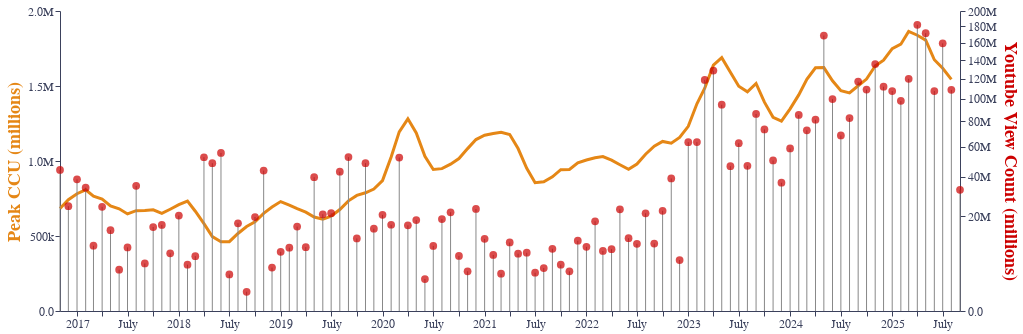

Notebook code cell kept with this figure:
### Code cell
# ----- YouTube -----
yt = youtube_cs_data.copy()
START = pd.Timestamp('2016-11-01')
yt = yt[yt['month'] >= START]

yt_base = alt.Chart(yt).encode(x=alt.X('month:T', title=None))

# stems lives here (YouTube)
yt_sticks = yt_base.mark_rule(strokeWidth=1, color='#888').encode(
    y=alt.Y('zero:Q',
            axis=alt.Axis(orient='right', title="Youtube View Count (millions)", titleColor='#cc0000', titleFontSize=18,
                          format='.2s', tickCount=7, labelFontSize=12),
            scale=alt.Scale(type='sqrt')),
    y2=alt.Y2('viewCount:Q')
).transform_calculate(zero='0')

# No axis on points (uses same scale but doesn’t draw an axis)
yt_points = yt_base.mark_point(filled=True, size=60, color='#cc0000').encode(
    y=alt.Y('viewCount:Q', axis=None, scale=alt.Scale(type='sqrt')),
    tooltip=[
        alt.Tooltip('month:T', title='Date'),
        alt.Tooltip('viewCount:Q', title='Views', format=','),
        alt.Tooltip('likeCount:Q', title='Likes', format=','),
        alt.Tooltip('commentCount:Q', title='Comments', format=',')
    ]
)

# ----- Counter-Strike -----
cs = cs_merged_data[['month', 'peak']].rename(columns={'peak': 'cs_players'}).copy()
cs = cs[cs['month'] >= START]

SMOOTH = 3
if SMOOTH > 1:
    cs['cs_players_s'] = cs['cs_players'].rolling(SMOOTH, min_periods=1, center=True).mean()
    y_cs = 'cs_players_s'
else:
    y_cs = 'cs_players'

# RIGHT axis lives here (Players)
cs_line = alt.Chart(cs).mark_line(strokeWidth=3, color='#E58716').encode(
    x=alt.X('month:T', axis=alt.Axis(grid=False, labelFontSize=12)),
    y=alt.Y(f'{y_cs}:Q',
            axis=alt.Axis(orient='left', title="Peak CCU (millions)",
                          titleColor='#E58716', titleFontSize=18, format='.2s', tickCount=6, labelFontSize=12, grid=False))
)

chart_youtube = (
    alt.layer(cs_line, yt_sticks, yt_points)
      .resolve_scale(y='independent')
      .properties(width=900, height=300)
      .configure(
          background='white',
          padding=5
      )
      .configure_view(
          strokeWidth=0,
          fill='white'
      )
      .configure_axis(
          grid=False,
          labelColor='#3b415c',
          domainColor='#3b415c',
          tickColor='#3b415c'
      )
      .configure_title(color='black')
)

chart_youtube

### Figure 1 — Vega-Lite specification as saved in the notebook (floating-point values rounded to 4 significant figures)
{"$schema": "https://vega.github.io/schema/vega-lite/v5.20.1.json", "config": {"axis": {"domainColor": "#3b415c", "grid": false, "labelColor": "#3b415c", "tickColor": "#3b415c"}, "background": "white", "padding": 5, "title": {"color": "black"}, "view": {"continuousHeight": 300, "continuousWidth": 300, "fill": "white", "strokeWidth": 0}}, "datasets": {"data-80fbc6878557cb1ca4d73ac71f39fd84": [{"commentCount": 21510, "favoriteCount": 0, "likeCount": 738624, "month": "2016-11-01T00:00:00", "viewCount": 44191608}, {"commentCount": 21214, "favoriteCount": 0, "likeCount": 296431, "month": "2016-12-01T00:00:00", "viewCount": 24417765}, {"commentCount": 23410, "favoriteCount": 0, "likeCount": 544009, "month": "2017-01-01T00:00:00", "viewCount": 38548418}, {"commentCount": 13491, "favoriteCount": 0, "likeCount": 417451, "month": "2017-02-01T00:00:00", "viewCount": 33774463}, {"commentCount": 10561, "favoriteCount": 0, "likeCount": 237286, "month": "2017-03-01T00:00:00", "viewCount": 9465118}, {"commentCount": 9268, "favoriteCount": 0, "likeCount": 171985, "month": "2017-04-01T00:00:00", "viewCount": 24126412}, {"commentCount": 17627, "favoriteCount": 0, "likeCount": 180121, "month": "2017-05-01T00:00:00", "viewCount": 14520871}, {"commentCount": 8799, "favoriteCount": 0, "likeCount": 193773, "month": "2017-06-01T00:00:00", "viewCount": 3797489}, {"commentCount": 14822, "favoriteCount": 0, "likeCount": 189008, "month": "2017-07-01T00:00:00", "viewCount": 8991317}, {"commentCount": 27124, "favoriteCount": 0, "likeCount": 603429, "month": "2017-08-01T00:00:00", "viewCount": 34827963}, {"commentCount": 9913, "favoriteCount": 0, "likeCount": 76243, "month": "2017-09-01T00:00:00", "viewCount": 5023939}, {"commentCount": 15779, "favoriteCount": 0, "likeCount": 192950, "month": "2017-10-01T00:00:00", "viewCount": 15677146}, {"commentCount": 18186, "favoriteCount": 0, "likeCount": 409901, "month": "2017-11-01T00:00:00", "viewCount": 16473084}, {"commentCount": 11884, "favoriteCount": 0, "likeCount": 115699, "month": "2017-12-01T00:00:00", "viewCount": 7403088}, {"commentCount": 20164, "favoriteCount": 0, "likeCount": 422053, "month": "2018-01-01T00:00:00", "viewCount": 20227943}, {"commentCount": 10821, "favoriteCount": 0, "likeCount": 100671, "month": "2018-02-01T00:00:00", "viewCount": 4773316}, {"commentCount": 9992, "favoriteCount": 0, "likeCount": 128121, "month": "2018-03-01T00:00:00", "viewCount": 6681056}, {"commentCount": 26416, "favoriteCount": 0, "likeCount": 757331, "month": "2018-04-01T00:00:00", "viewCount": 52530015}, {"commentCount": 22421, "favoriteCount": 0, "likeCount": 825840, "month": "2018-05-01T00:00:00", "viewCount": 48526304}, {"commentCount": 11471, "favoriteCount": 0, "likeCount": 489806, "month": "2018-06-01T00:00:00", "viewCount": 55513661}, {"commentCount": 5815, "favoriteCount": 0, "likeCount": 67279, "month": "2018-07-01T00:00:00", "viewCount": 2964785}, {"commentCount": 20742, "favoriteCount": 0, "likeCount": 281104, "month": "2018-08-01T00:00:00", "viewCount": 17108328}, {"commentCount": 2497, "favoriteCount": 0, "likeCount": 17326, "month": "2018-09-01T00:00:00", "viewCount": 822816}, {"commentCount": 18579, "favoriteCount": 0, "likeCount": 257666, "month": "2018-10-01T00:00:00", "viewCount": 19632217}, {"commentCount": 77683, "favoriteCount": 0, "likeCount": 1114273, "month": "2018-11-01T00:00:00", "viewCount": 43796079}, {"commentCount": 9318, "favoriteCount": 0, "likeCount": 128677, "month": "2018-12-01T00:00:00", "viewCount": 4192299}, {"commentCount": 8340, "favoriteCount": 0, "likeCount": 103648, "month": "2019-01-01T00:00:00", "viewCount": 7797941}, {"commentCount": 11547, "favoriteCount": 0, "likeCount": 260974, "month": "2019-02-01T00:00:00", "viewCount": 8897700}, {"commentCount": 8143, "favoriteCount": 0, "likeCount": 142354, "month": "2019-03-01T00:00:00", "viewCount": 15821046}, {"commentCount": 19887, "favoriteCount": 0, "likeCount": 314224, "month": "2019-04-01T00:00:00", "viewCount": 9058245}, {"commentCount": 17851, "favoriteCount": 0, "likeCount": 634672, "month": "2019-05-01T00:00:00", "viewCount": 39791010}, {"commentCount": 23875, "favoriteCount": 0, "likeCount": 565614, "month": "2019-06-01T00:00:00", "viewCount": 20781995}, {"commentCount": 19957, "favoriteCount": 0, "likeCount": 528929, "month": "2019-07-01T00:00:00", "viewCount": 21247781}, {"commentCount": 39699, "favoriteCount": 0, "likeCount": 1398732, "month": "2019-08-01T00:00:00", "viewCount": 43137256}, {"commentCount": 10589, "favoriteCount": 0, "likeCount": 458690, "month": "2019-09-01T00:00:00", "viewCount": 52619174}, {"commentCount": 11060, "favoriteCount": 0, "likeCount": 210622, "month": "2019-10-01T00:00:00", "viewCount": 11704409}, {"commentCount": 20989, "favoriteCount": 0, "likeCount": 480996, "month": "2019-11-01T00:00:00", "viewCount": 48555412}, {"commentCount": 9909, "favoriteCount": 0, "likeCount": 256999, "month": "2019-12-01T00:00:00", "viewCount": 15067596}, {"commentCount": 25951, "favoriteCount": 0, "likeCount": 698331, "month": "2020-01-01T00:00:00", "viewCount": 20546454}, {"commentCount": 17505, "favoriteCount": 0, "likeCount": 382673, "month": "2020-02-01T00:00:00", "viewCount": 16531507}, {"commentCount": 27474, "favoriteCount": 0, "likeCount": 980708, "month": "2020-03-01T00:00:00", "viewCount": 52346362}, {"commentCount": 22876, "favoriteCount": 0, "likeCount": 536751, "month": "2020-04-01T00:00:00", "viewCount": 16302139}, {"commentCount": 16341, "favoriteCount": 0, "likeCount": 367158, "month": "2020-05-01T00:00:00", "viewCount": 18362604}, {"commentCount": 7190, "favoriteCount": 0, "likeCount": 51109, "month": "2020-06-01T00:00:00", "viewCount": 2274130}, {"commentCount": 14047, "favoriteCount": 0, "likeCount": 507101, "month": "2020-07-01T00:00:00", "viewCount": 9422260}, {"commentCount": 35148, "favoriteCount": 0, "likeCount": 578661, "month": "2020-08-01T00:00:00", "viewCount": 18786311}, {"commentCount": 19086, "favoriteCount": 0, "likeCount": 430653, "month": "2020-09-01T00:00:00", "viewCount": 21668669}, {"commentCount": 9224, "favoriteCount": 0, "likeCount": 181241, "month": "2020-10-01T00:00:00", "viewCount": 6752416}, {"commentCount": 9102, "favoriteCount": 0, "likeCount": 139947, "month": "2020-11-01T00:00:00", "viewCount": 3499404}, {"commentCount": 55667, "favoriteCount": 0, "likeCount": 977054, "month": "2020-12-01T00:00:00", "viewCount": 23128706}, {"commentCount": 15447, "favoriteCount": 0, "likeCount": 229408, "month": "2021-01-01T00:00:00", "viewCount": 11562830}, {"commentCount": 11361, "favoriteCount": 0, "likeCount": 179642, "month": "2021-02-01T00:00:00", "viewCount": 6976256}, {"commentCount": 8784, "favoriteCount": 0, "likeCount": 98824, "month": "2021-03-01T00:00:00", "viewCount": 3086472}, {"commentCount": 30156, "favoriteCount": 0, "likeCount": 417630, "month": "2021-04-01T00:00:00", "viewCount": 10430508}, {"commentCount": 9436, "favoriteCount": 0, "likeCount": 207008, "month": "2021-05-01T00:00:00", "viewCount": 7307255}, {"commentCount": 15592, "favoriteCount": 0, "likeCount": 255961, "month": "2021-06-01T00:00:00", "viewCount": 7542215}, {"commentCount": 6431, "favoriteCount": 0, "likeCount": 114535, "month": "2021-07-01T00:00:00", "viewCount": 3258535}, {"commentCount": 7016, "favoriteCount": 0, "likeCount": 172861, "month": "2021-08-01T00:00:00", "viewCount": 4094505}, {"commentCount": 14201, "favoriteCount": 0, "likeCount": 431622, "month": "2021-09-01T00:00:00", "viewCount": 8603503}, {"commentCount": 18352, "favoriteCount": 0, "likeCount": 185208, "month": "2021-10-01T00:00:00", "viewCount": 4760216}, {"commentCount": 8690, "favoriteCount": 0, "likeCount": 134859, "month": "2021-11-01T00:00:00", "viewCount": 3502377}, {"commentCount": 14240, "favoriteCount": 0, "likeCount": 367830, "month": "2021-12-01T00:00:00", "viewCount": 10980038}, {"commentCount": 4490, "favoriteCount": 0, "likeCount": 309935, "month": "2022-01-01T00:00:00", "viewCount": 9150017}, {"commentCount": 16946, "favoriteCount": 0, "likeCount": 399641, "month": "2022-02-01T00:00:00", "viewCount": 17895956}, {"commentCount": 7815, "favoriteCount": 0, "likeCount": 176522, "month": "2022-03-01T00:00:00", "viewCount": 8005852}, {"commentCount": 9828, "favoriteCount": 0, "likeCount": 180865, "month": "2022-04-01T00:00:00", "viewCount": 8500100}, {"commentCount": 29716, "favoriteCount": 0, "likeCount": 729312, "month": "2022-05-01T00:00:00", "viewCount": 22970472}, {"commentCount": 14643, "favoriteCount": 0, "likeCount": 315494, "month": "2022-06-01T00:00:00", "viewCount": 11775763}, {"commentCount": 10297, "favoriteCount": 0, "likeCount": 314830, "month": "2022-07-01T00:00:00", "viewCount": 10032697}, {"commentCount": 21070, "favoriteCount": 0, "likeCount": 759304, "month": "2022-08-01T00:00:00", "viewCount": 21219787}, {"commentCount": 12660, "favoriteCount": 0, "likeCount": 205204, "month": "2022-09-01T00:00:00", "viewCount": 10117274}, {"commentCount": 10948, "favoriteCount": 0, "likeCount": 789400, "month": "2022-10-01T00:00:00", "viewCount": 22318119}, {"commentCount": 19116, "favoriteCount": 0, "likeCount": 1498931, "month": "2022-11-01T00:00:00", "viewCount": 39049892}, {"commentCount": 8966, "favoriteCount": 0, "likeCount": 200926, "month": "2022-12-01T00:00:00", "viewCount": 5776688}, {"commentCount": 16344, "favoriteCount": 0, "likeCount": 1844902, "month": "2023-01-01T00:00:00", "viewCount": 63343813}, {"commentCount": 13921, "favoriteCount": 0, "likeCount": 2420057, "month": "2023-02-01T00:00:00", "viewCount": 63405916}, {"commentCount": 103116, "favoriteCount": 0, "likeCount": 4481139, "month": "2023-03-01T00:00:00", "viewCount": 118689665}, {"commentCount": 61548, "favoriteCount": 0, "likeCount": 4546732, "month": "2023-04-01T00:00:00", "viewCount": 128491828}, {"commentCount": 62122, "favoriteCount": 0, "likeCount": 4465075, "month": "2023-05-01T00:00:00", "viewCount": 94564627}, {"commentCount": 29939, "favoriteCount": 0, "likeCount": 1708750, "month": "2023-06-01T00:00:00", "viewCount": 46617534}, {"commentCount": 34878, "favoriteCount": 0, "likeCount": 2779357, "month": "2023-07-01T00:00:00", "viewCount": 62585348}, {"commentCount": 45032, "favoriteCount": 0, "likeCount": 1806884, "month": "2023-08-01T00:00:00", "viewCount": 46867957}, {"commentCount": 67688, "favoriteCount": 0, "likeCount": 3307421, "month": "2023-09-01T00:00:00", "viewCount": 86273428}, {"commentCount": 44600, "favoriteCount": 0, "likeCount": 2768560, "month": "2023-10-01T00:00:00", "viewCount": 73249793}, {"commentCount": 34830, "favoriteCount": 0, "likeCount": 1759134, "month": "2023-11-01T00:00:00", "viewCount": 50365113}, {"commentCount": 27880, "favoriteCount": 0, "likeCount": 1335738, "month": "2023-12-01T00:00:00", "viewCount": 36552514}, {"commentCount": 22108, "favoriteCount": 0, "likeCount": 2461726, "month": "2024-01-01T00:00:00", "viewCount": 58688688}, {"commentCount": 56010, "favoriteCount": 0, "likeCount": 3722426, "month": "2024-02-01T00:00:00", "viewCount": 85435032}, {"commentCount": 31533, "favoriteCount": 0, "likeCount": 3031818, "month": "2024-03-01T00:00:00", "viewCount": 72571954}, {"commentCount": 37579, "favoriteCount": 0, "likeCount": 3022190, "month": "2024-04-01T00:00:00", "viewCount": 81300471}, {"commentCount": 63958, "favoriteCount": 0, "likeCount": 6973932, "month": "2024-05-01T00:00:00", "viewCount": 168644932}, {"commentCount": 42169, "favoriteCount": 0, "likeCount": 4113237, "month": "2024-06-01T00:00:00", "viewCount": 99808834}, {"commentCount": 36570, "favoriteCount": 0, "likeCount": 3032979, "month": "2024-07-01T00:00:00", "viewCount": 68499861}, {"commentCount": 31342, "favoriteCount": 0, "likeCount": 2757785, "month": "2024-08-01T00:00:00", "viewCount": 82760390}, {"commentCount": 32882, "favoriteCount": 0, "likeCount": 3963476, "month": "2024-09-01T00:00:00", "viewCount": 116934221}, {"commentCount": 23158, "favoriteCount": 0, "likeCount": 3488309, "month": "2024-10-01T00:00:00", "viewCount": 108948505}, {"commentCount": 78044, "favoriteCount": 0, "likeCount": 4772002, "month": "2024-11-01T00:00:00", "viewCount": 135479873}, {"commentCount": 48156, "favoriteCount": 0, "likeCount": 4936534, "month": "2024-12-01T00:00:00", "viewCount": 111823144}, {"commentCount": 35213, "favoriteCount": 0, "likeCount": 4309761, "month": "2025-01-01T00:00:00", "viewCount": 107546194}, {"commentCount": 30939, "favoriteCount": 0, "likeCount": 3172351, "month": "2025-02-01T00:00:00", "viewCount": 98131565}, {"commentCount": 50417, "favoriteCount": 0, "likeCount": 1699037, "month": "2025-03-01T00:00:00", "viewCount": 119838350}, {"commentCount": 29593, "favoriteCount": 0, "likeCount": 4107190, "month": "2025-04-01T00:00:00", "viewCount": 182055498}, {"commentCount": 46085, "favoriteCount": 0, "likeCount": 3927790, "month": "2025-05-01T00:00:00", "viewCount": 171480378}, {"commentCount": 45564, "favoriteCount": 0, "likeCount": 2346074, "month": "2025-06-01T00:00:00", "viewCount": 107472429}, {"commentCount": 26922, "favoriteCount": 0, "likeCount": 3285774, "month": "2025-07-01T00:00:00", "viewCount": 159199830}, {"commentCount": 18508, "favoriteCount": 0, "likeCount": 2352643, "month": "2025-08-01T00:00:00", "viewCount": 108662434}, {"commentCount": 10305, "favoriteCount": 0, "likeCount": 865947, "month": "2025-09-01T00:00:00", "viewCount": 32657495}], "data-a443fdd896fc54816ddc830abb8f5195": [{"cs_players": 664428, "cs_players_s": 683327, "month": "2016-11-01T00:00:00"}, {"cs_players": 702226, "cs_players_s": 741557, "month": "2016-12-01T00:00:00"}, {"cs_players": 858017, "cs_players_s": 781862, "month": "2017-01-01T00:00:00"}, {"cs_players": 785343, "cs_players_s": 808100.0, "month": "2017-02-01T00:00:00"}, {"cs_players": 780831, "cs_players_s": 764900.0, "month": "2017-03-01T00:00:00"}, {"cs_players": 728537, "cs_players_s": 746200.0, "month": "2017-04-01T00:00:00"}, {"cs_players": 729279, "cs_players_s": 700804, "month": "2017-05-01T00:00:00"}, {"cs_players": 644596, "cs_players_s": 681412, "month": "2017-06-01T00:00:00"}, {"cs_players": 670361, "cs_players_s": 647000.0, "month": "2017-07-01T00:00:00"}, {"cs_players": 626044, "cs_players_s": 668600.0, "month": "2017-08-01T00:00:00"}, {"cs_players": 709468, "cs_players_s": 670100.0, "month": "2017-09-01T00:00:00"}, {"cs_players": 674835, "cs_players_s": 674200.0, "month": "2017-10-01T00:00:00"}, {"cs_players": 638295, "cs_players_s": 650552, "month": "2017-11-01T00:00:00"}, {"cs_players": 638526, "cs_players_s": 678500.0, "month": "2017-12-01T00:00:00"}, {"cs_players": 758776, "cs_players_s": 708700.0, "month": "2018-01-01T00:00:00"}, {"cs_players": 728848, "cs_players_s": 732800.0, "month": "2018-02-01T00:00:00"}, {"cs_players": 710912, "cs_players_s": 665300.0, "month": "2018-03-01T00:00:00"}, {"cs_players": 556019, "cs_players_s": 582800.0, "month": "2018-04-01T00:00:00"}, {"cs_players": 481392, "cs_players_s": 495600.0, "month": "2018-05-01T00:00:00"}, {"cs_players": 449409, "cs_players_s": 462159, "month": "2018-06-01T00:00:00"}, {"cs_players": 455676, "cs_players_s": 462277, "month": "2018-07-01T00:00:00"}, {"cs_players": 481746, "cs_players_s": 516800.0, "month": "2018-08-01T00:00:00"}, {"cs_players": 612880, "cs_players_s": 562913, "month": "2018-09-01T00:00:00"}, {"cs_players": 594113, "cs_players_s": 594427, "month": "2018-10-01T00:00:00"}, {"cs_players": 576288, "cs_players_s": 650600.0, "month": "2018-11-01T00:00:00"}, {"cs_players": 781335, "cs_players_s": 692626, "month": "2018-12-01T00:00:00"}, {"cs_players": 720255, "cs_players_s": 729431, "month": "2019-01-01T00:00:00"}, {"cs_players": 686703, "cs_players_s": 706231, "month": "2019-02-01T00:00:00"}, {"cs_players": 711735, "cs_players_s": 682100.0, "month": "2019-03-01T00:00:00"}, {"cs_players": 647906, "cs_players_s": 658900.0, "month": "2019-04-01T00:00:00"}, {"cs_players": 616941, "cs_players_s": 626500.0, "month": "2019-05-01T00:00:00"}, {"cs_players": 614513, "cs_players_s": 611420, "month": "2019-06-01T00:00:00"}, {"cs_players": 602806, "cs_players_s": 632737, "month": "2019-07-01T00:00:00"}, {"cs_players": 680892, "cs_players_s": 676400.0, "month": "2019-08-01T00:00:00"}, {"cs_players": 745425, "cs_players_s": 734356, "month": "2019-09-01T00:00:00"}, {"cs_players": 776751, "cs_players_s": 770500.0, "month": "2019-10-01T00:00:00"}, {"cs_players": 789463, "cs_players_s": 788326, "month": "2019-11-01T00:00:00"}, {"cs_players": 798764, "cs_players_s": 812900.0, "month": "2019-12-01T00:00:00"}, {"cs_players": 850328, "cs_players_s": 869400.0, "month": "2020-01-01T00:00:00"}, {"cs_players": 959235, "cs_players_s": 1026479, "month": "2020-02-01T00:00:00"}, {"cs_players": 1269874, "cs_players_s": 1194000.0, "month": "2020-03-01T00:00:00"}, {"cs_players": 1354060, "cs_players_s": 1281000.0, "month": "2020-04-01T00:00:00"}, {"cs_players": 1220085, "cs_players_s": 1187000.0, "month": "2020-05-01T00:00:00"}, {"cs_players": 986980, "cs_players_s": 1032000.0, "month": "2020-06-01T00:00:00"}, {"cs_players": 887871, "cs_players_s": 943600.0, "month": "2020-07-01T00:00:00"}, {"cs_players": 955869, "cs_players_s": 949165, "month": "2020-08-01T00:00:00"}, {"cs_players": 1003755, "cs_players_s": 978900.0, "month": "2020-09-01T00:00:00"}, {"cs_players": 977120, "cs_players_s": 1017000.0, "month": "2020-10-01T00:00:00"}, {"cs_players": 1069121, "cs_players_s": 1083000.0, "month": "2020-11-01T00:00:00"}, {"cs_players": 1201522, "cs_players_s": 1143000.0, "month": "2020-12-01T00:00:00"}, {"cs_players": 1158553, "cs_players_s": 1172000.0, "month": "2021-01-01T00:00:00"}, {"cs_players": 1156160, "cs_players_s": 1183000.0, "month": "2021-02-01T00:00:00"}, {"cs_players": 1234187, "cs_players_s": 1191000.0, "month": "2021-03-01T00:00:00"}, {"cs_players": 1182193, "cs_players_s": 1176829, "month": "2021-04-01T00:00:00"}, {"cs_players": 1114107, "cs_players_s": 1083000.0, "month": "2021-05-01T00:00:00"}, {"cs_players": 953085, "cs_players_s": 951800.0, "month": "2021-06-01T00:00:00"}, {"cs_players": 788128, "cs_players_s": 855131, "month": "2021-07-01T00:00:00"}, {"cs_players": 824180, "cs_players_s": 861032, "month": "2021-08-01T00:00:00"}, {"cs_players": 970788, "cs_players_s": 894400.0, "month": "2021-09-01T00:00:00"}, {"cs_players": 888099, "cs_players_s": 942145, "month": "2021-10-01T00:00:00"}, {"cs_players": 967548, "cs_players_s": 943400.0, "month": "2021-11-01T00:00:00"}, {"cs_players": 974624, "cs_players_s": 987324, "month": "2021-12-01T00:00:00"}, {"cs_players": 1019800, "cs_players_s": 1006827, "month": "2022-01-01T00:00:00"}, {"cs_players": 1026057, "cs_players_s": 1021868, "month": "2022-02-01T00:00:00"}, {"cs_players": 1019747, "cs_players_s": 1029000.0, "month": "2022-03-01T00:00:00"}, {"cs_players": 1042536, "cs_players_s": 1006000.0, "month": "2022-04-01T00:00:00"}, {"cs_players": 954908, "cs_players_s": 975300.0, "month": "2022-05-01T00:00:00"}, {"cs_players": 928566, "cs_players_s": 944623, "month": "2022-06-01T00:00:00"}, {"cs_players": 950395, "cs_players_s": 979900.0, "month": "2022-07-01T00:00:00"}, {"cs_players": 1060765, "cs_players_s": 1045117, "month": "2022-08-01T00:00:00"}, {"cs_players": 1124191, "cs_players_s": 1099000.0, "month": "2022-09-01T00:00:00"}, {"cs_players": 1110627, "cs_players_s": 1130348, "month": "2022-10-01T00:00:00"}, {"cs_players": 1156226, "cs_players_s": 1119000.0, "month": "2022-11-01T00:00:00"}, {"cs_players": 1090343, "cs_players_s": 1157000.0, "month": "2022-12-01T00:00:00"}, {"cs_players": 1224207, "cs_players_s": 1230959, "month": "2023-01-01T00:00:00"}, {"cs_players": 1378327, "cs_players_s": 1382000.0, "month": "2023-02-01T00:00:00"}, {"cs_players": 1542231, "cs_players_s": 1486000.0, "month": "2023-03-01T00:00:00"}, {"cs_players": 1536102, "cs_players_s": 1638743, "month": "2023-04-01T00:00:00"}, {"cs_players": 1837896, "cs_players_s": 1689000.0, "month": "2023-05-01T00:00:00"}, {"cs_players": 1692482, "cs_players_s": 1592000.0, "month": "2023-06-01T00:00:00"}, {"cs_players": 1245840, "cs_players_s": 1498000.0, "month": "2023-07-01T00:00:00"}, {"cs_players": 1557039, "cs_players_s": 1461012, "month": "2023-08-01T00:00:00"}, {"cs_players": 1580157, "cs_players_s": 1517000.0, "month": "2023-09-01T00:00:00"}, {"cs_players": 1412825, "cs_players_s": 1393000.0, "month": "2023-10-01T00:00:00"}, {"cs_players": 1184525, "cs_players_s": 1291000.0, "month": "2023-11-01T00:00:00"}, {"cs_players": 1276429, "cs_players_s": 1265000.0, "month": "2023-12-01T00:00:00"}, {"cs_players": 1334752, "cs_players_s": 1348000.0, "month": "2024-01-01T00:00:00"}, {"cs_players": 1431938, "cs_players_s": 1441000.0, "month": "2024-02-01T00:00:00"}, {"cs_players": 1555064, "cs_players_s": 1544993, "month": "2024-03-01T00:00:00"}, {"cs_players": 1647977, "cs_players_s": 1621533, "month": "2024-04-01T00:00:00"}, {"cs_players": 1661558, "cs_players_s": 1623000.0, "month": "2024-05-01T00:00:00"}, {"cs_players": 1558198, "cs_players_s": 1535000.0, "month": "2024-06-01T00:00:00"}, {"cs_players": 1385446, "cs_players_s": 1468000.0, "month": "2024-07-01T00:00:00"}, {"cs_players": 1461132, "cs_players_s": 1454000.0, "month": "2024-08-01T00:00:00"}, {"cs_players": 1515033, "cs_players_s": 1501839, "month": "2024-09-01T00:00:00"}, {"cs_players": 1529352, "cs_players_s": 1546037, "month": "2024-10-01T00:00:00"}, {"cs_players": 1593726, "cs_players_s": 1633469, "month": "2024-11-01T00:00:00"}, {"cs_players": 1777329, "cs_players_s": 1672000.0, "month": "2024-12-01T00:00:00"}, {"cs_players": 1643797, "cs_players_s": 1750000.0, "month": "2025-01-01T00:00:00"}, {"cs_players": 1827625, "cs_players_s": 1779000.0, "month": "2025-02-01T00:00:00"}, {"cs_players": 1864428, "cs_players_s": 1863526, "month": "2025-03-01T00:00:00"}, {"cs_players": 1898525, "cs_players_s": 1838000.0, "month": "2025-04-01T00:00:00"}, {"cs_players": 1752347, "cs_players_s": 1806000.0, "month": "2025-05-01T00:00:00"}, {"cs_players": 1766572, "cs_players_s": 1674982, "month": "2025-06-01T00:00:00"}, {"cs_players": 1506027, "cs_players_s": 1618051, "month": "2025-07-01T00:00:00"}, {"cs_players": 1581554, "cs_players_s": 1544000.0, "month": "2025-08-01T00:00:00"}]}, "height": 300, "layer": [{"data": {"name": "data-a443fdd896fc54816ddc830abb8f5195"}, "encoding": {"x": {"axis": {"grid": false, "labelFontSize": 12}, "field": "month", "type": "temporal"}, "y": {"axis": {"format": ".2s", "grid": false, "labelFontSize": 12, "orient": "left", "tickCount": 6, "title": "Peak CCU (millions)", "titleColor": "#E58716", "titleFontSize": 18}, "field": "cs_players_s", "type": "quantitative"}}, "mark": {"color": "#E58716", "strokeWidth": 3, "type": "line"}}, {"data": {"name": "data-80fbc6878557cb1ca4d73ac71f39fd84"}, "encoding": {"x": {"field": "month", "title": null, "type": "temporal"}, "y": {"axis": {"format": ".2s", "labelFontSize": 12, "orient": "right", "tickCount": 7, "title": "Youtube View Count (millions)", "titleColor": "#cc0000", "titleFontSize": 18}, "field": "zero", "scale": {"type": "sqrt"}, "type": "quantitative"}, "y2": {"field": "viewCount"}}, "mark": {"color": "#888", "strokeWidth": 1, "type": "rule"}, "transform": [{"as": "zero", "calculate": "0"}]}, {"data": {"name": "data-80fbc6878557cb1ca4d73ac71f39fd84"}, "encoding": {"tooltip": [{"field": "month", "title": "Date", "type": "temporal"}, {"field": "viewCount", "format": ",", "title": "Views", "type": "quantitative"}, {"field": "likeCount", "format": ",", "title": "Likes", "type": "quantitative"}, {"field": "commentCount", "format": ",", "title": "Comments", "type": "quantitative"}], "x": {"field": "month", "title": null, "type": "temporal"}, "y": {"axis": null, "field": "viewCount", "scale": {"type": "sqrt"}, "type": "quantitative"}}, "mark": {"color": "#cc0000", "filled": true, "size": 60, "type": "point"}}], "resolve": {"scale": {"y": "independent"}}, "width": 900}
